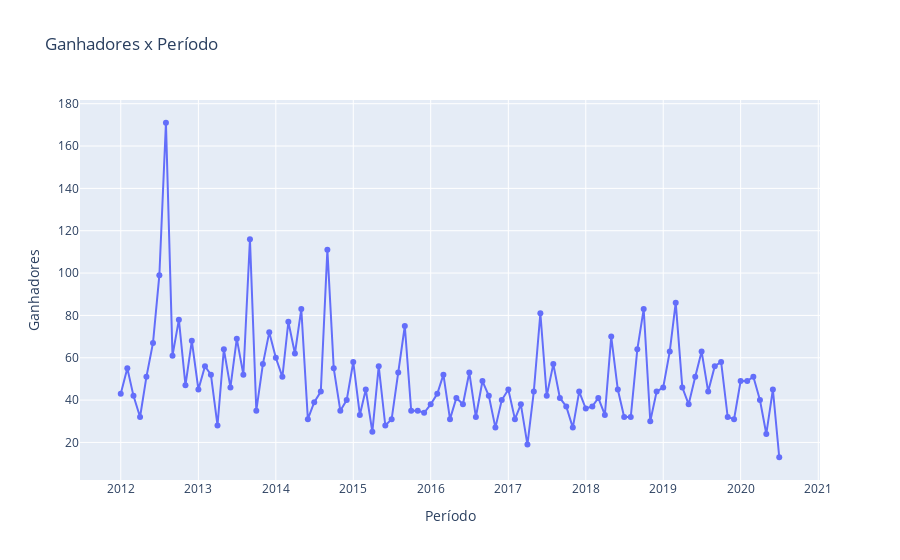

The code cell stored with this chart in its notebook:
### Markdown cell above
**Será avaliado no período:**

1 - _Tendência_  
2 - _sazionalidade_  
3 - _Variação_

### Code cell
grafico_linha_go(ts.index, ts.values, 'Ganhadores x Período', 'Período', 'Ganhadores');
